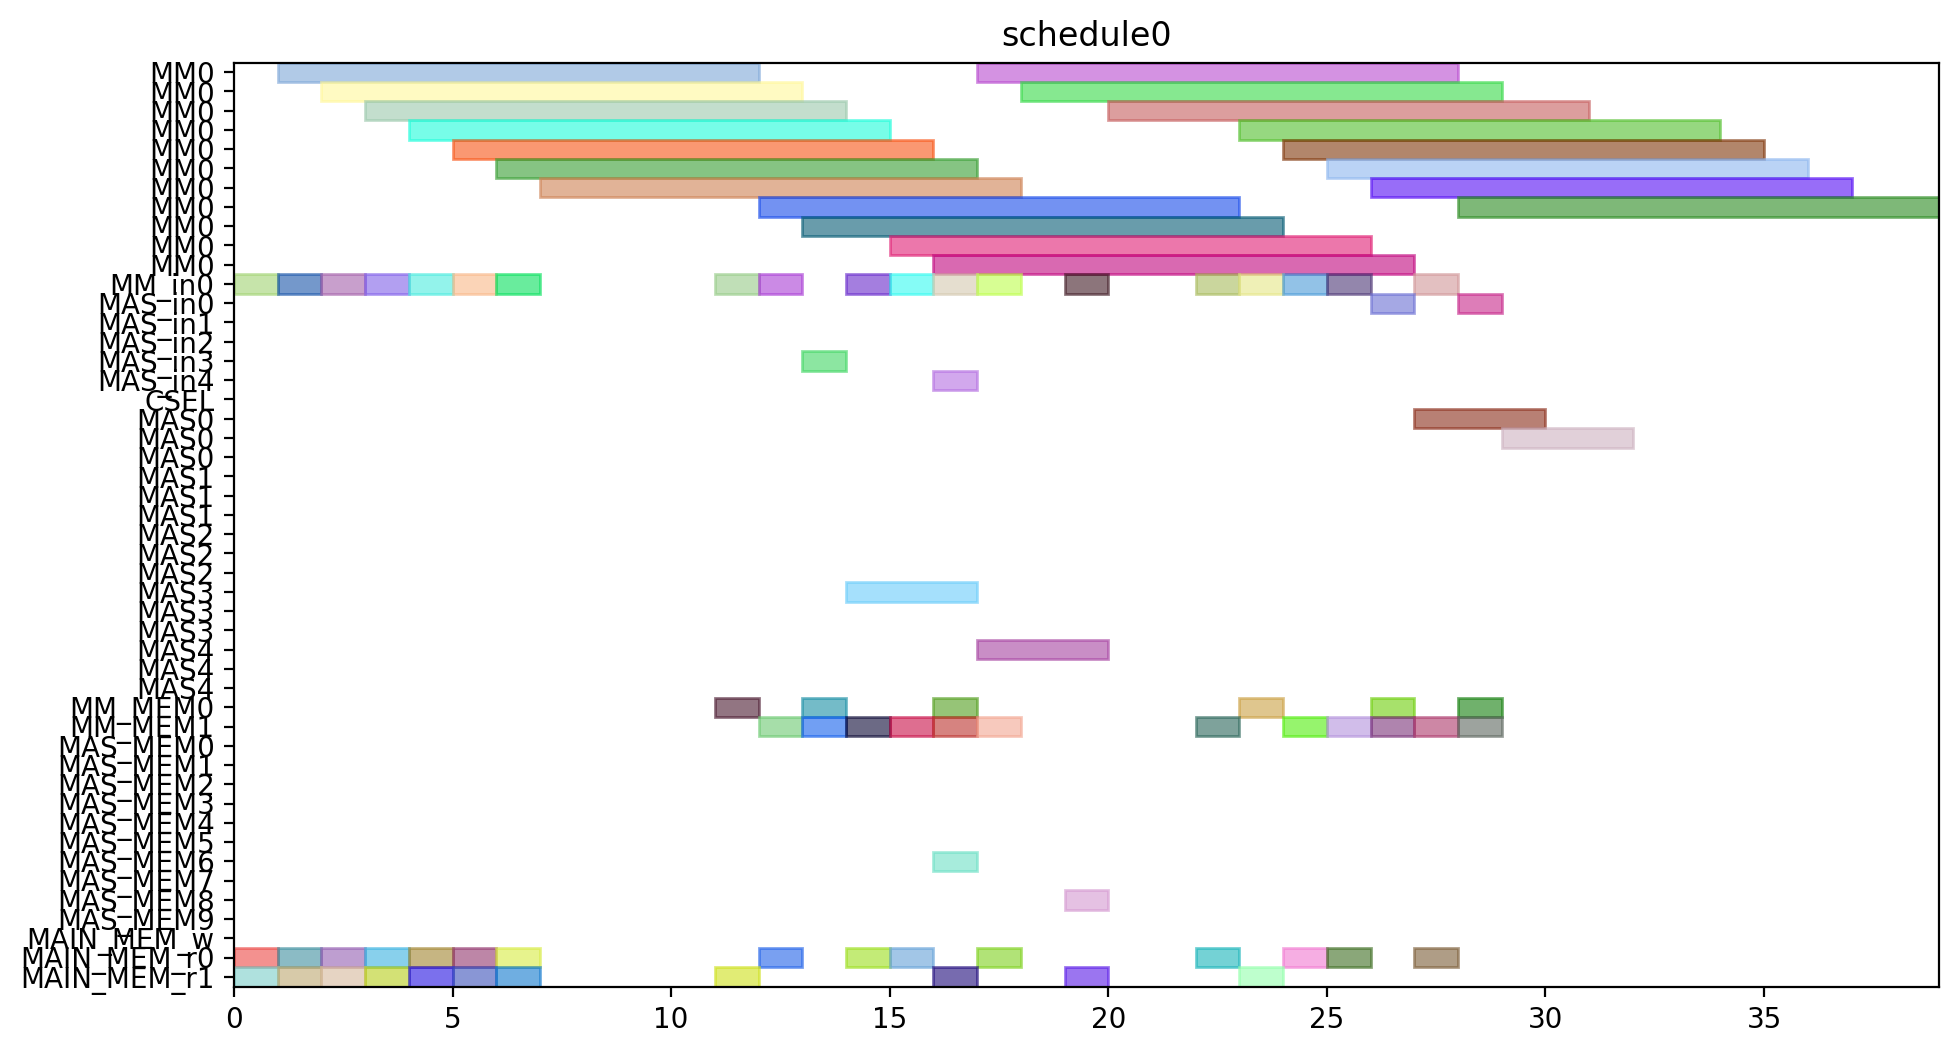

The script that drew this image:
from pyschedule import Scenario, solvers, plotters, alt


def solve():
	horizon = 120
	S = Scenario("schedule0", horizon=horizon)

	# resource
	MM = S.Resources('MM', num=1, size=11)
	MM_in = S.Resources('MM_in', num=1)
	MAS_in = S.Resources('MAS_in', num=5)
	CSEL = S.Resource('CSEL')
	MAS = S.Resources('MAS', num=5, size=3, periods=range(1, horizon))
	MM_MEM = S.Resources('MM_MEM', num=2)
	MAS_MEM = S.Resources('MAS_MEM', num=10)
	MAIN_MEM_w = S.Resource('MAIN_MEM_w', size=1)
	MAIN_MEM_r = S.Resources('MAIN_MEM_r', num=2)

	# result of previous scheduling

	# new tasks
	Z_exp2 = S.Task('Z_exp2', length=11, delay_cost=1)
	Z_exp2 += alt(MM)
	Z_exp2_in = S.Task('Z_exp2_in', length=1, delay_cost=1)
	Z_exp2_in += alt(MM_in)
	S += Z_exp2_in*MM_in[0]<=Z_exp2*MM[0]
	Z_exp2_mem0 = S.Task('Z_exp2_mem0', length=1, delay_cost=1)
	Z_exp2_mem0 += MAIN_MEM_r[0]
	S += Z_exp2_mem0 <= Z_exp2

	Z_exp2_mem1 = S.Task('Z_exp2_mem1', length=1, delay_cost=1)
	Z_exp2_mem1 += MAIN_MEM_r[1]
	S += Z_exp2_mem1 <= Z_exp2

	NX0 = S.Task('NX0', length=11, delay_cost=1)
	NX0 += alt(MM)
	NX0_in = S.Task('NX0_in', length=1, delay_cost=1)
	NX0_in += alt(MM_in)
	S += NX0_in*MM_in[0]<=NX0*MM[0]
	NX0_mem0 = S.Task('NX0_mem0', length=1, delay_cost=1)
	NX0_mem0 += MAIN_MEM_r[0]
	S += NX0_mem0 <= NX0

	NX0_mem1 = S.Task('NX0_mem1', length=1, delay_cost=1)
	NX0_mem1 += MAIN_MEM_r[1]
	S += NX0_mem1 <= NX0

	k0_10_Z1 = S.Task('k0_10_Z1', length=11, delay_cost=1)
	k0_10_Z1 += alt(MM)
	k0_10_Z1_in = S.Task('k0_10_Z1_in', length=1, delay_cost=1)
	k0_10_Z1_in += alt(MM_in)
	S += k0_10_Z1_in*MM_in[0]<=k0_10_Z1*MM[0]
	k0_10_Z1_mem0 = S.Task('k0_10_Z1_mem0', length=1, delay_cost=1)
	k0_10_Z1_mem0 += MAIN_MEM_r[0]
	S += k0_10_Z1_mem0 <= k0_10_Z1

	k0_10_Z1_mem1 = S.Task('k0_10_Z1_mem1', length=1, delay_cost=1)
	k0_10_Z1_mem1 += MAIN_MEM_r[1]
	S += k0_10_Z1_mem1 <= k0_10_Z1

	DX0 = S.Task('DX0', length=11, delay_cost=1)
	DX0 += alt(MM)
	DX0_in = S.Task('DX0_in', length=1, delay_cost=1)
	DX0_in += alt(MM_in)
	S += DX0_in*MM_in[0]<=DX0*MM[0]
	DX0_mem0 = S.Task('DX0_mem0', length=1, delay_cost=1)
	DX0_mem0 += MAIN_MEM_r[0]
	S += DX0_mem0 <= DX0

	DX0_mem1 = S.Task('DX0_mem1', length=1, delay_cost=1)
	DX0_mem1 += MAIN_MEM_r[1]
	S += DX0_mem1 <= DX0

	NY0 = S.Task('NY0', length=11, delay_cost=1)
	NY0 += alt(MM)
	NY0_in = S.Task('NY0_in', length=1, delay_cost=1)
	NY0_in += alt(MM_in)
	S += NY0_in*MM_in[0]<=NY0*MM[0]
	NY0_mem0 = S.Task('NY0_mem0', length=1, delay_cost=1)
	NY0_mem0 += MAIN_MEM_r[0]
	S += NY0_mem0 <= NY0

	NY0_mem1 = S.Task('NY0_mem1', length=1, delay_cost=1)
	NY0_mem1 += MAIN_MEM_r[1]
	S += NY0_mem1 <= NY0

	k2_14_Z1 = S.Task('k2_14_Z1', length=11, delay_cost=1)
	k2_14_Z1 += alt(MM)
	k2_14_Z1_in = S.Task('k2_14_Z1_in', length=1, delay_cost=1)
	k2_14_Z1_in += alt(MM_in)
	S += k2_14_Z1_in*MM_in[0]<=k2_14_Z1*MM[0]
	k2_14_Z1_mem0 = S.Task('k2_14_Z1_mem0', length=1, delay_cost=1)
	k2_14_Z1_mem0 += MAIN_MEM_r[0]
	S += k2_14_Z1_mem0 <= k2_14_Z1

	k2_14_Z1_mem1 = S.Task('k2_14_Z1_mem1', length=1, delay_cost=1)
	k2_14_Z1_mem1 += MAIN_MEM_r[1]
	S += k2_14_Z1_mem1 <= k2_14_Z1

	DY0 = S.Task('DY0', length=11, delay_cost=1)
	DY0 += alt(MM)
	DY0_in = S.Task('DY0_in', length=1, delay_cost=1)
	DY0_in += alt(MM_in)
	S += DY0_in*MM_in[0]<=DY0*MM[0]
	DY0_mem0 = S.Task('DY0_mem0', length=1, delay_cost=1)
	DY0_mem0 += MAIN_MEM_r[0]
	S += DY0_mem0 <= DY0

	DY0_mem1 = S.Task('DY0_mem1', length=1, delay_cost=1)
	DY0_mem1 += MAIN_MEM_r[1]
	S += DY0_mem1 <= DY0

	Z_exp3 = S.Task('Z_exp3', length=11, delay_cost=1)
	Z_exp3 += alt(MM)
	Z_exp3_in = S.Task('Z_exp3_in', length=1, delay_cost=1)
	Z_exp3_in += alt(MM_in)
	S += Z_exp3_in*MM_in[0]<=Z_exp3*MM[0]
	Z_exp3_mem0 = S.Task('Z_exp3_mem0', length=1, delay_cost=1)
	Z_exp3_mem0 += alt(MM_MEM)
	S += (Z_exp2*MM[0])-1 < Z_exp3_mem0*MM_MEM[0]
	S += Z_exp3_mem0 <= Z_exp3

	Z_exp3_mem1 = S.Task('Z_exp3_mem1', length=1, delay_cost=1)
	Z_exp3_mem1 += MAIN_MEM_r[1]
	S += Z_exp3_mem1 <= Z_exp3

	NX1_ = S.Task('NX1_', length=3, delay_cost=1)
	NX1_ += alt(MAS)
	NX1__in = S.Task('NX1__in', length=1, delay_cost=1)
	NX1__in += alt(MAS_in)
	S += NX1__in*MAS_in[0]<=NX1_*MAS[0]

	S += NX1__in*MAS_in[1]<=NX1_*MAS[1]

	S += NX1__in*MAS_in[2]<=NX1_*MAS[2]

	S += NX1__in*MAS_in[3]<=NX1_*MAS[3]

	S += NX1__in*MAS_in[4]<=NX1_*MAS[4]

	NX1__mem0 = S.Task('NX1__mem0', length=1, delay_cost=1)
	NX1__mem0 += alt(MM_MEM)
	S += (NX0*MM[0])-1 < NX1__mem0*MM_MEM[0]
	S += NX1__mem0 <= NX1_

	NX1__mem1 = S.Task('NX1__mem1', length=1, delay_cost=1)
	NX1__mem1 += alt(MM_MEM)
	S += (k0_10_Z1*MM[0])-1 < NX1__mem1*MM_MEM[1]
	S += NX1__mem1 <= NX1_

	k0_9_Z2 = S.Task('k0_9_Z2', length=11, delay_cost=1)
	k0_9_Z2 += alt(MM)
	k0_9_Z2_in = S.Task('k0_9_Z2_in', length=1, delay_cost=1)
	k0_9_Z2_in += alt(MM_in)
	S += k0_9_Z2_in*MM_in[0]<=k0_9_Z2*MM[0]
	k0_9_Z2_mem0 = S.Task('k0_9_Z2_mem0', length=1, delay_cost=1)
	k0_9_Z2_mem0 += MAIN_MEM_r[0]
	S += k0_9_Z2_mem0 <= k0_9_Z2

	k0_9_Z2_mem1 = S.Task('k0_9_Z2_mem1', length=1, delay_cost=1)
	k0_9_Z2_mem1 += alt(MM_MEM)
	S += (Z_exp2*MM[0])-1 < k0_9_Z2_mem1*MM_MEM[1]
	S += k0_9_Z2_mem1 <= k0_9_Z2

	k1_9_Z2 = S.Task('k1_9_Z2', length=11, delay_cost=1)
	k1_9_Z2 += alt(MM)
	k1_9_Z2_in = S.Task('k1_9_Z2_in', length=1, delay_cost=1)
	k1_9_Z2_in += alt(MM_in)
	S += k1_9_Z2_in*MM_in[0]<=k1_9_Z2*MM[0]
	k1_9_Z2_mem0 = S.Task('k1_9_Z2_mem0', length=1, delay_cost=1)
	k1_9_Z2_mem0 += MAIN_MEM_r[0]
	S += k1_9_Z2_mem0 <= k1_9_Z2

	k1_9_Z2_mem1 = S.Task('k1_9_Z2_mem1', length=1, delay_cost=1)
	k1_9_Z2_mem1 += alt(MM_MEM)
	S += (Z_exp2*MM[0])-1 < k1_9_Z2_mem1*MM_MEM[1]
	S += k1_9_Z2_mem1 <= k1_9_Z2

	NY1_ = S.Task('NY1_', length=3, delay_cost=1)
	NY1_ += alt(MAS)
	NY1__in = S.Task('NY1__in', length=1, delay_cost=1)
	NY1__in += alt(MAS_in)
	S += NY1__in*MAS_in[0]<=NY1_*MAS[0]

	S += NY1__in*MAS_in[1]<=NY1_*MAS[1]

	S += NY1__in*MAS_in[2]<=NY1_*MAS[2]

	S += NY1__in*MAS_in[3]<=NY1_*MAS[3]

	S += NY1__in*MAS_in[4]<=NY1_*MAS[4]

	NY1__mem0 = S.Task('NY1__mem0', length=1, delay_cost=1)
	NY1__mem0 += alt(MM_MEM)
	S += (NY0*MM[0])-1 < NY1__mem0*MM_MEM[0]
	S += NY1__mem0 <= NY1_

	NY1__mem1 = S.Task('NY1__mem1', length=1, delay_cost=1)
	NY1__mem1 += alt(MM_MEM)
	S += (k2_14_Z1*MM[0])-1 < NY1__mem1*MM_MEM[1]
	S += NY1__mem1 <= NY1_

	k2_13_Z2 = S.Task('k2_13_Z2', length=11, delay_cost=1)
	k2_13_Z2 += alt(MM)
	k2_13_Z2_in = S.Task('k2_13_Z2_in', length=1, delay_cost=1)
	k2_13_Z2_in += alt(MM_in)
	S += k2_13_Z2_in*MM_in[0]<=k2_13_Z2*MM[0]
	k2_13_Z2_mem0 = S.Task('k2_13_Z2_mem0', length=1, delay_cost=1)
	k2_13_Z2_mem0 += MAIN_MEM_r[0]
	S += k2_13_Z2_mem0 <= k2_13_Z2

	k2_13_Z2_mem1 = S.Task('k2_13_Z2_mem1', length=1, delay_cost=1)
	k2_13_Z2_mem1 += alt(MM_MEM)
	S += (Z_exp2*MM[0])-1 < k2_13_Z2_mem1*MM_MEM[1]
	S += k2_13_Z2_mem1 <= k2_13_Z2

	k3_14_Z2 = S.Task('k3_14_Z2', length=11, delay_cost=1)
	k3_14_Z2 += alt(MM)
	k3_14_Z2_in = S.Task('k3_14_Z2_in', length=1, delay_cost=1)
	k3_14_Z2_in += alt(MM_in)
	S += k3_14_Z2_in*MM_in[0]<=k3_14_Z2*MM[0]
	k3_14_Z2_mem0 = S.Task('k3_14_Z2_mem0', length=1, delay_cost=1)
	k3_14_Z2_mem0 += MAIN_MEM_r[0]
	S += k3_14_Z2_mem0 <= k3_14_Z2

	k3_14_Z2_mem1 = S.Task('k3_14_Z2_mem1', length=1, delay_cost=1)
	k3_14_Z2_mem1 += alt(MM_MEM)
	S += (Z_exp2*MM[0])-1 < k3_14_Z2_mem1*MM_MEM[1]
	S += k3_14_Z2_mem1 <= k3_14_Z2

	Z_exp4 = S.Task('Z_exp4', length=11, delay_cost=1)
	Z_exp4 += alt(MM)
	Z_exp4_in = S.Task('Z_exp4_in', length=1, delay_cost=1)
	Z_exp4_in += alt(MM_in)
	S += Z_exp4_in*MM_in[0]<=Z_exp4*MM[0]
	Z_exp4_mem0 = S.Task('Z_exp4_mem0', length=1, delay_cost=1)
	Z_exp4_mem0 += alt(MM_MEM)
	S += (Z_exp3*MM[0])-1 < Z_exp4_mem0*MM_MEM[0]
	S += Z_exp4_mem0 <= Z_exp4

	Z_exp4_mem1 = S.Task('Z_exp4_mem1', length=1, delay_cost=1)
	Z_exp4_mem1 += MAIN_MEM_r[1]
	S += Z_exp4_mem1 <= Z_exp4

	NX1 = S.Task('NX1', length=11, delay_cost=1)
	NX1 += alt(MM)
	NX1_in = S.Task('NX1_in', length=1, delay_cost=1)
	NX1_in += alt(MM_in)
	S += NX1_in*MM_in[0]<=NX1*MM[0]
	NX1_mem0 = S.Task('NX1_mem0', length=1, delay_cost=1)
	NX1_mem0 += alt(MAS_MEM)
	S += (NX1_*MAS[0])-1 < NX1_mem0*MAS_MEM[0]
	S += (NX1_*MAS[1])-1 < NX1_mem0*MAS_MEM[2]
	S += (NX1_*MAS[2])-1 < NX1_mem0*MAS_MEM[4]
	S += (NX1_*MAS[3])-1 < NX1_mem0*MAS_MEM[6]
	S += (NX1_*MAS[4])-1 < NX1_mem0*MAS_MEM[8]
	S += NX1_mem0 <= NX1

	NX1_mem1 = S.Task('NX1_mem1', length=1, delay_cost=1)
	NX1_mem1 += MAIN_MEM_r[1]
	S += NX1_mem1 <= NX1

	k0_8_Z3 = S.Task('k0_8_Z3', length=11, delay_cost=1)
	k0_8_Z3 += alt(MM)
	k0_8_Z3_in = S.Task('k0_8_Z3_in', length=1, delay_cost=1)
	k0_8_Z3_in += alt(MM_in)
	S += k0_8_Z3_in*MM_in[0]<=k0_8_Z3*MM[0]
	k0_8_Z3_mem0 = S.Task('k0_8_Z3_mem0', length=1, delay_cost=1)
	k0_8_Z3_mem0 += MAIN_MEM_r[0]
	S += k0_8_Z3_mem0 <= k0_8_Z3

	k0_8_Z3_mem1 = S.Task('k0_8_Z3_mem1', length=1, delay_cost=1)
	k0_8_Z3_mem1 += alt(MM_MEM)
	S += (Z_exp3*MM[0])-1 < k0_8_Z3_mem1*MM_MEM[1]
	S += k0_8_Z3_mem1 <= k0_8_Z3

	DX1_ = S.Task('DX1_', length=3, delay_cost=1)
	DX1_ += alt(MAS)
	DX1__in = S.Task('DX1__in', length=1, delay_cost=1)
	DX1__in += alt(MAS_in)
	S += DX1__in*MAS_in[0]<=DX1_*MAS[0]

	S += DX1__in*MAS_in[1]<=DX1_*MAS[1]

	S += DX1__in*MAS_in[2]<=DX1_*MAS[2]

	S += DX1__in*MAS_in[3]<=DX1_*MAS[3]

	S += DX1__in*MAS_in[4]<=DX1_*MAS[4]

	DX1__mem0 = S.Task('DX1__mem0', length=1, delay_cost=1)
	DX1__mem0 += alt(MM_MEM)
	S += (DX0*MM[0])-1 < DX1__mem0*MM_MEM[0]
	S += DX1__mem0 <= DX1_

	DX1__mem1 = S.Task('DX1__mem1', length=1, delay_cost=1)
	DX1__mem1 += alt(MM_MEM)
	S += (k1_9_Z2*MM[0])-1 < DX1__mem1*MM_MEM[1]
	S += DX1__mem1 <= DX1_

	k1_8_Z3 = S.Task('k1_8_Z3', length=11, delay_cost=1)
	k1_8_Z3 += alt(MM)
	k1_8_Z3_in = S.Task('k1_8_Z3_in', length=1, delay_cost=1)
	k1_8_Z3_in += alt(MM_in)
	S += k1_8_Z3_in*MM_in[0]<=k1_8_Z3*MM[0]
	k1_8_Z3_mem0 = S.Task('k1_8_Z3_mem0', length=1, delay_cost=1)
	k1_8_Z3_mem0 += MAIN_MEM_r[0]
	S += k1_8_Z3_mem0 <= k1_8_Z3

	k1_8_Z3_mem1 = S.Task('k1_8_Z3_mem1', length=1, delay_cost=1)
	k1_8_Z3_mem1 += alt(MM_MEM)
	S += (Z_exp3*MM[0])-1 < k1_8_Z3_mem1*MM_MEM[1]
	S += k1_8_Z3_mem1 <= k1_8_Z3

	NY1 = S.Task('NY1', length=11, delay_cost=1)
	NY1 += alt(MM)
	NY1_in = S.Task('NY1_in', length=1, delay_cost=1)
	NY1_in += alt(MM_in)
	S += NY1_in*MM_in[0]<=NY1*MM[0]
	NY1_mem0 = S.Task('NY1_mem0', length=1, delay_cost=1)
	NY1_mem0 += alt(MAS_MEM)
	S += (NY1_*MAS[0])-1 < NY1_mem0*MAS_MEM[0]
	S += (NY1_*MAS[1])-1 < NY1_mem0*MAS_MEM[2]
	S += (NY1_*MAS[2])-1 < NY1_mem0*MAS_MEM[4]
	S += (NY1_*MAS[3])-1 < NY1_mem0*MAS_MEM[6]
	S += (NY1_*MAS[4])-1 < NY1_mem0*MAS_MEM[8]
	S += NY1_mem0 <= NY1

	NY1_mem1 = S.Task('NY1_mem1', length=1, delay_cost=1)
	NY1_mem1 += MAIN_MEM_r[1]
	S += NY1_mem1 <= NY1

	k2_12_Z3 = S.Task('k2_12_Z3', length=11, delay_cost=1)
	k2_12_Z3 += alt(MM)
	k2_12_Z3_in = S.Task('k2_12_Z3_in', length=1, delay_cost=1)
	k2_12_Z3_in += alt(MM_in)
	S += k2_12_Z3_in*MM_in[0]<=k2_12_Z3*MM[0]
	k2_12_Z3_mem0 = S.Task('k2_12_Z3_mem0', length=1, delay_cost=1)
	k2_12_Z3_mem0 += MAIN_MEM_r[0]
	S += k2_12_Z3_mem0 <= k2_12_Z3

	k2_12_Z3_mem1 = S.Task('k2_12_Z3_mem1', length=1, delay_cost=1)
	k2_12_Z3_mem1 += alt(MM_MEM)
	S += (Z_exp3*MM[0])-1 < k2_12_Z3_mem1*MM_MEM[1]
	S += k2_12_Z3_mem1 <= k2_12_Z3

	DY1_ = S.Task('DY1_', length=3, delay_cost=1)
	DY1_ += alt(MAS)
	DY1__in = S.Task('DY1__in', length=1, delay_cost=1)
	DY1__in += alt(MAS_in)
	S += DY1__in*MAS_in[0]<=DY1_*MAS[0]

	S += DY1__in*MAS_in[1]<=DY1_*MAS[1]

	S += DY1__in*MAS_in[2]<=DY1_*MAS[2]

	S += DY1__in*MAS_in[3]<=DY1_*MAS[3]

	S += DY1__in*MAS_in[4]<=DY1_*MAS[4]

	DY1__mem0 = S.Task('DY1__mem0', length=1, delay_cost=1)
	DY1__mem0 += alt(MM_MEM)
	S += (DY0*MM[0])-1 < DY1__mem0*MM_MEM[0]
	S += DY1__mem0 <= DY1_

	DY1__mem1 = S.Task('DY1__mem1', length=1, delay_cost=1)
	DY1__mem1 += alt(MM_MEM)
	S += (k3_14_Z2*MM[0])-1 < DY1__mem1*MM_MEM[1]
	S += DY1__mem1 <= DY1_

	k3_13_Z3 = S.Task('k3_13_Z3', length=11, delay_cost=1)
	k3_13_Z3 += alt(MM)
	k3_13_Z3_in = S.Task('k3_13_Z3_in', length=1, delay_cost=1)
	k3_13_Z3_in += alt(MM_in)
	S += k3_13_Z3_in*MM_in[0]<=k3_13_Z3*MM[0]
	k3_13_Z3_mem0 = S.Task('k3_13_Z3_mem0', length=1, delay_cost=1)
	k3_13_Z3_mem0 += MAIN_MEM_r[0]
	S += k3_13_Z3_mem0 <= k3_13_Z3

	k3_13_Z3_mem1 = S.Task('k3_13_Z3_mem1', length=1, delay_cost=1)
	k3_13_Z3_mem1 += alt(MM_MEM)
	S += (Z_exp3*MM[0])-1 < k3_13_Z3_mem1*MM_MEM[1]
	S += k3_13_Z3_mem1 <= k3_13_Z3

	solvers.mip.solve(S,msg=1,kind='CPLEX',ratio_gap=1.01)

	solution = [['hoge']*len(S.solution()[1]) for i in range(len(S.solution()))]
	for i in range(len(S.solution())):
		for j in range(len(S.solution()[i])):
			solution[i][j]=str(S.solution()[i][j])
	print(solution)

	cycles = int(solution[-1][3])

	pic_file_name = "/mnt/rose/usr1/fukuda/ABE/multiRAM_multiMAS_16mux/scheduling_result/stage11MM1_stage3MAS5/ISOGENY/schedule0.png"
	if(S.solution() != []):
		plotters.matplotlib.plot(S,img_filename=pic_file_name, show_task_labels=False, fig_size=(cycles*0.25+3, 6))

	return solution
